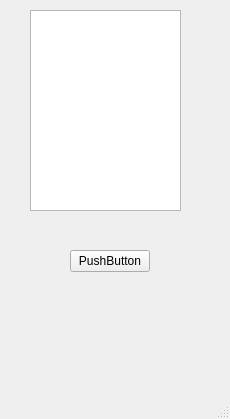
<?xml version="1.0" encoding="UTF-8"?>
<ui version="4.0">
 <class>MainWindow</class>
 <widget class="QMainWindow" name="MainWindow">
  <property name="geometry">
   <rect>
    <x>0</x>
    <y>0</y>
    <width>230</width>
    <height>419</height>
   </rect>
  </property>
  <property name="windowTitle">
   <string>MainWindow</string>
  </property>
  <widget class="QWidget" name="centralwidget">
   <widget class="QListWidget" name="listWidget">
    <property name="geometry">
     <rect>
      <x>30</x>
      <y>10</y>
      <width>151</width>
      <height>201</height>
     </rect>
    </property>
   </widget>
   <widget class="QPushButton" name="pushButton">
    <property name="geometry">
     <rect>
      <x>70</x>
      <y>250</y>
      <width>80</width>
      <height>22</height>
     </rect>
    </property>
    <property name="text">
     <string>PushButton</string>
    </property>
   </widget>
  </widget>
  <widget class="QMenuBar" name="menubar">
   <property name="geometry">
    <rect>
     <x>0</x>
     <y>0</y>
     <width>230</width>
     <height>21</height>
    </rect>
   </property>
  </widget>
  <widget class="QStatusBar" name="statusbar"/>
 </widget>
 <resources/>
 <connections/>
</ui>
